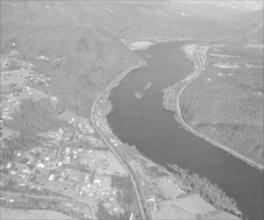
%> input picture DIP_HW1/river.JPG, 264 x 220 px
$ octave --eval "get_histogram('river.JPG');"   (GNU Octave 9; MATLAB toolbox functions it lacks are replaced by stand-ins)
%> lines starting %> are read from the running program, lines starting %| are printed output that depends on the picture
function get_histogram(input_img)
%> called with input_img = 'river.JPG'
    % 读取输入图像获取图像矩阵
    I = imread(input_img);
%> I is the input picture: size 220x264 uint8; min 88, max 255, mean 164.9
    % 获取图像的尺寸
    m = size(I,1);
%> m = 220
    n = size(I,2);
%> n = 264
    % 如果是彩色图像将其转换成灰度图像
    if ndims(I) == 3
        I = rgb2gray(I);
    end
    % 计算每个灰度级像素的个数
    num_pixels = zeros(1, 256);
    for i = 1:m
        for j = 1:n
            index = I(i, j);
            if index == 0
                continue;
            end
            num_pixels(index) = num_pixels(index) + 1;
        end
    end
%> after the loop, num_pixels = 256 values, max 1243 at index 169, min 0 at index 1, mean 226.9
    % 计算灰度级在图像中出现的的频率
    prob_pixels = num_pixels./(m * n);
%> prob_pixels = 256 values, max 0.0214 at index 169, min 0 at index 1, mean 0.00391
%> `get_histogram('river.JPG');`:
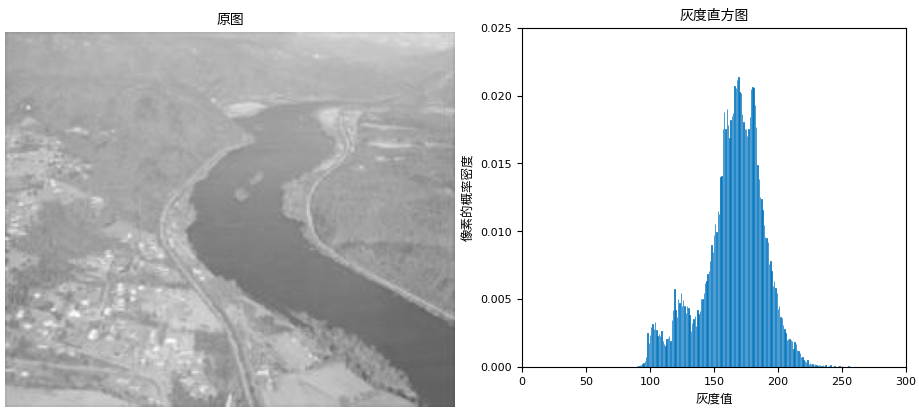
%> figure redrawn from the program's plot data, 2 panels
    % 打印原图和直方图
    figure;
    subplot(1,2,1),imshow(I),title('原图');
    subplot(1,2,2);
    bar(prob_pixels, 0.3);
    title('灰度直方图');
    xlabel('灰度值');
    ylabel('像素的概率密度');
